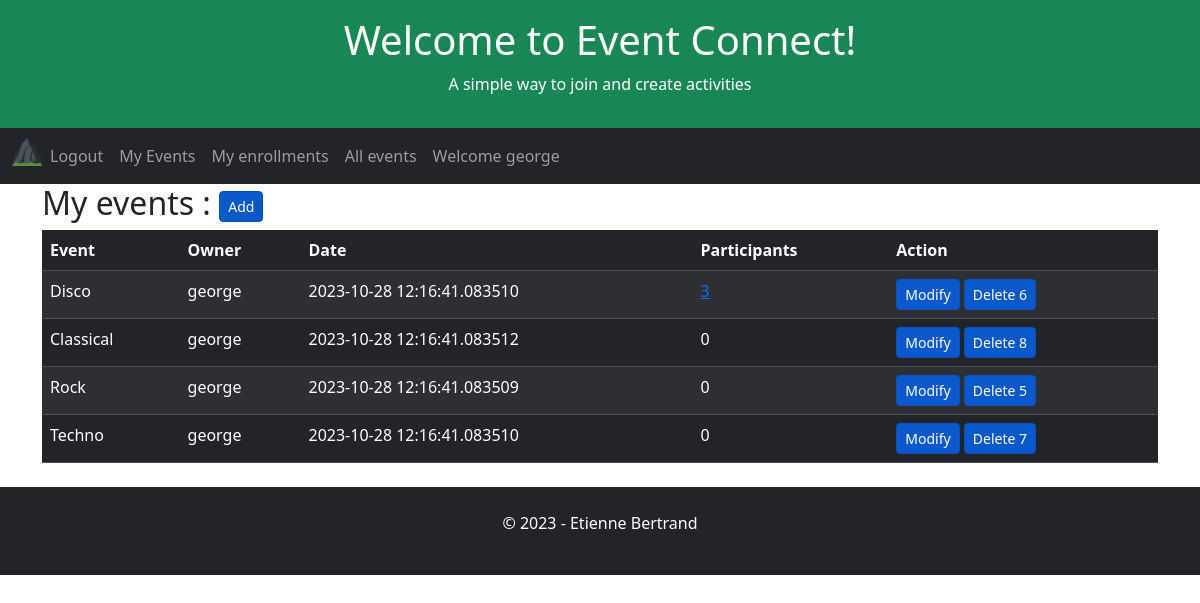
Before: /user-events (signed in) with the older database file.
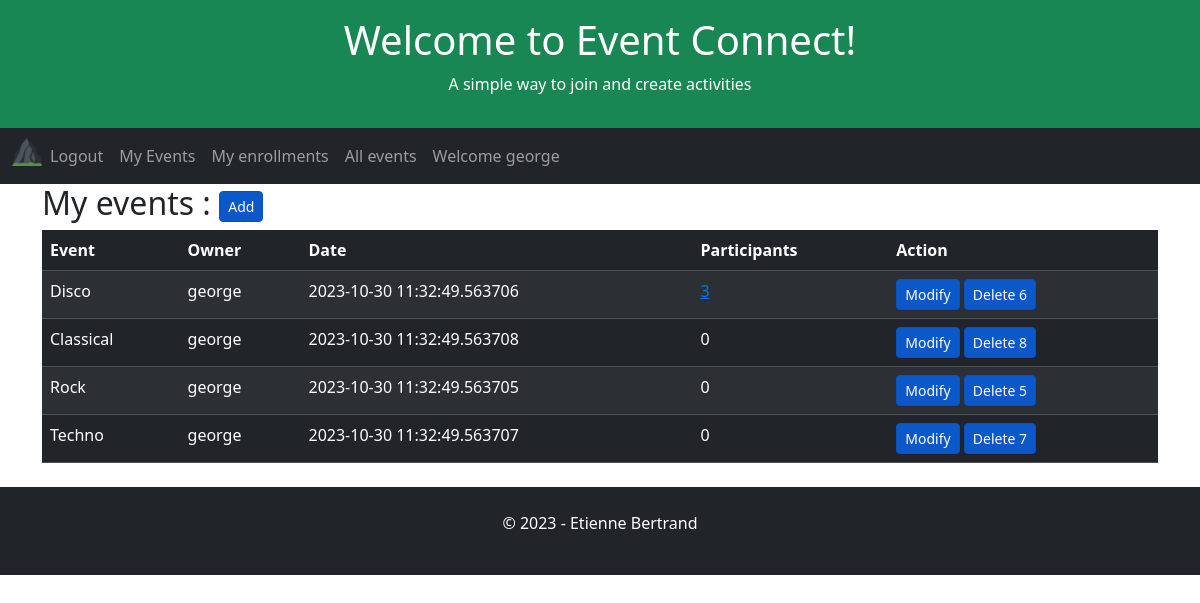
After: the same page with the newer database file.
### app/models.py (models this page shows, shortened)
class Event(db.Model):
    id = db.Column(db.Integer, primary_key=True)
    user_id = db.Column(db.Integer, db.ForeignKey('user.id', name='fk_event_user'), nullable=False)
    title = db.Column(db.String(255), nullable=False)
    date = db.Column(db.DateTime, index=True, default=datetime.utcnow)

### app/routes.py (the view)
@app.route('/user-events', methods=['GET', 'POST', 'UPDATE'])
@login_required
def userEvents():
    global appName, appSlogan, appTitle, db
    user_id = current_user.id
    userEvents = db.session.query(
        Event.user_id,
        Event.id,
        User.username.label("owner"),
        Event.date,
        Event.title,
        func.count(Enrollment.user_id).label('participants')
    ).outerjoin(User, Event.user_id == User.id
    ).outerjoin(Enrollment, Event.id == Enrollment.event_id
    ).filter(
        Event.user_id == user_id
    ).group_by(
        Event.user_id,
        Event.date,
        Event.title
    ).order_by(
         func.count(Enrollment.user_id).label('participants').desc(),
         Event.title
    ).all()
    return render_template(
        'user-events.html',
        appName=appName,
        appTitle=appTitle,
        appSlogan=appSlogan,
        userEvents=userEvents
    )

### app/models.py (called while the page is built)
@login.user_loader
def load_user(id):
    return User.query.get(int(id))

### app/templates/user-events.html (shortened to what this page needs)
{% extends "home.html" %}
{% block content %}
    <h2>My events : <a href="{{ url_for('event') }}" class="btn btn-primary btn-sm active" role="button" aria-pressed="true">Add</a></h2>
        <table class="table table-dark table-hover table-striped">
            <thead>
            <tr>
                <th>Event</th>
                <th>Owner</th>
                <th>Date</th>
                <th>Participants</th>
                <th>Action</th>
            </tr>
            </thead>
            <tbody>
                {% for event in userEvents %}
                    <tr>
                        <td>{{ event.title }}</td>
                        <td>{{ event.owner }}</td>
                        <td>{{ event.date }}</td>
                        {% if event.participants > 0 %}
                        <td><a href="{{ url_for('eventEnrollments') }}/{{event.id}}" aria-pressed="true">{{ event.participants }}</a></td>
                        {% else %}
                        <td>{{ event.participants }}</td>
                    {% endif %}
                        <td>
                            <a href="{{ url_for('event') }}/{{event.id}}" class="btn btn-primary btn-sm active" role="button" aria-pressed="true">Modify</a>
                            <a href="{{ url_for('event') }}" class="btn btn-primary btn-sm active" role="button" aria-pressed="true" data-bs-toggle="modal" data-bs-target="#exampleModal" data-bs-whatever="{{event.id}}" >Delete {{ event.id }}</a>
                        </td>
                    </tr>
                {% endfor %}
            </tbody>
        </table>
{% endblock %}

Changed rows visible on the page:
changed Event "Disco": date "2023-10-28 12:16:41.083510" → "2023-10-30 11:32:49.563706"
changed Event "Classical": date "2023-10-28 12:16:41.083512" → "2023-10-30 11:32:49.563708"
changed Event "Rock": date "2023-10-28 12:16:41.083509" → "2023-10-30 11:32:49.563705"
changed Event "Techno": date "2023-10-28 12:16:41.083510" → "2023-10-30 11:32:49.563707"
